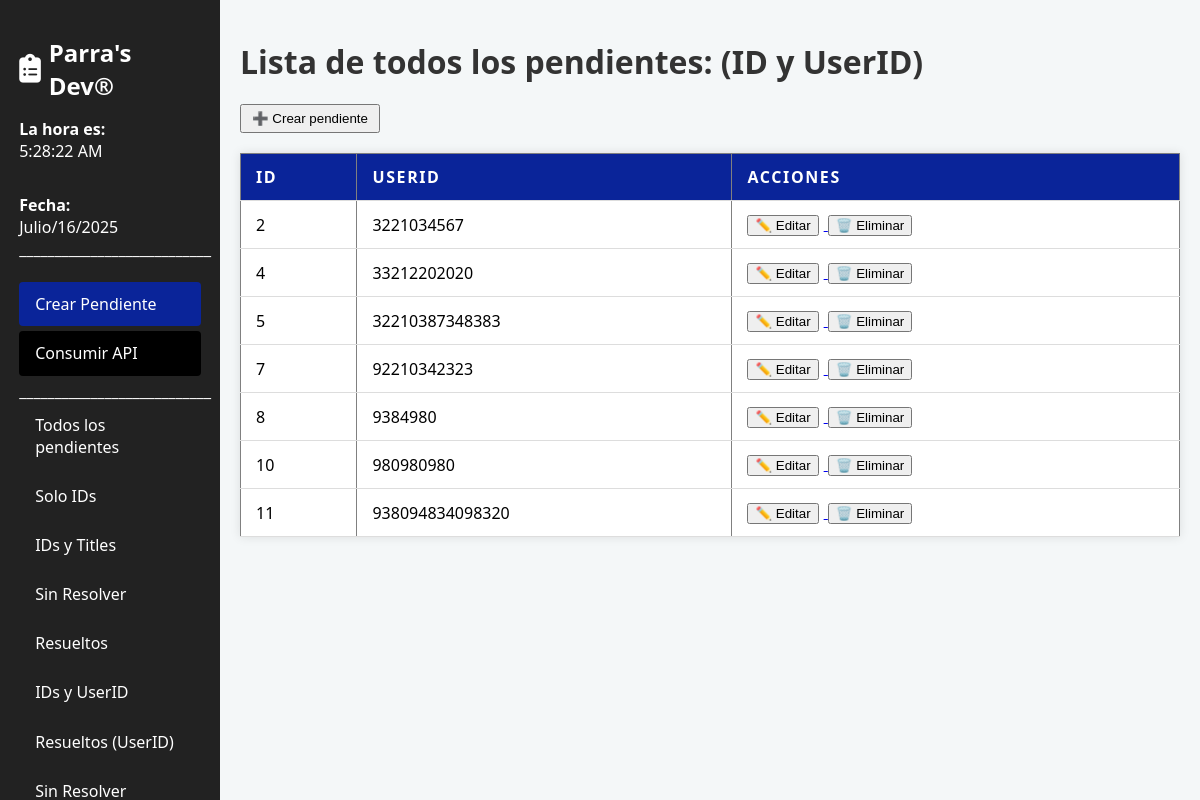
Page /resueltos_userid/ on the committed database.
### pendientes/models.py (models this page shows, shortened)
class Pendiente(models.Model):
    userId = models.IntegerField()
    title = models.CharField(max_length=200)
    completed = models.BooleanField(default=False)

### pendientes/views.py (the view)
# urls.py: path('resueltos_userid/', views.lista_resueltos_user, name='resueltos_userid'),
def lista_resueltos_user(request):
    pendientes = Pendiente.objects.filter(completed=True).values('id', 'userId')
    return render(request, 'pendientes/resueltos_user.html', {'pendientes': pendientes})

### pendientes/templates/pendientes/resueltos_user.html
{% extends 'pendientes/base.html' %}
{% block content %}
<h1>Lista de todos los pendientes: (ID y UserID)</h1>
<div style="margin-bottom: 15px;">
    <a href="{% url 'crear_pendiente' %}">
        <button style="padding: 5px 10px;">➕ Crear pendiente</button>
    </a>
</div>
<table border="1" cellspacing="0" cellpadding="5">
    <thead>
        <tr>
            <th>ID</th>
            <th>UserID</th>
            <th>Acciones</th>
        </tr>
    </thead>
    <tbody>
        {% for pendiente in pendientes %}
        <tr>
            <td>{{ pendiente.id }}</td>
            <td>{{ pendiente.userId }}</td>
            <td>
                <a href="{% url 'editar_pendiente' pendiente.id %}">
                    <button style="margin-right: 5px;">✏️ Editar</button>
                </a>
                <a href="{% url 'eliminar_pendiente' pendiente.id %}">
                    <button style="margin-right: 5px;">🗑️ Eliminar</button>
                </a>
            </td>
        </tr>
        {% empty %}
        <tr><td colspan="3">No hay pendientes resueltos.</td></tr>
        {% endfor %}
    </tbody>
</table>
{% endblock %}

### pendientes/static/pendientes/css/sidebar.css (style rules this page uses)
body { margin: 0; font-family: Arial, sans-serif; display: flex; }

### pendientes/static/pendientes/css/styles.css (style rules this page uses)
body { font-family: 'Segoe UI', Tahoma, Geneva, Verdana, sans-serif; background-color: #f4f7f8; margin: 0; padding: 0; }
table { width: 100%; border-collapse: collapse; margin-top: 20px; background-color: white; box-shadow: 0 0 10px rgba(0,0,0,0.1); }
th, td { padding: 12px 15px; text-align: left; border-bottom: 1px solid #ddd; }
th { background-color: #0a2499; color: white; text-transform: uppercase; letter-spacing: 0.1em; }
h1 { color: #333; margin-top: 20px; }

### rows in the picture
Pendiente: id "2", userId "3221034567"
Pendiente: id "4", userId "33212202020"
Pendiente: id "5", userId "32210387348383"
Pendiente: id "7", userId "92210342323"
Pendiente: id "8", userId "9384980"
Pendiente: id "10", userId "980980980"
Pendiente: id "11", userId "938094834098320"
